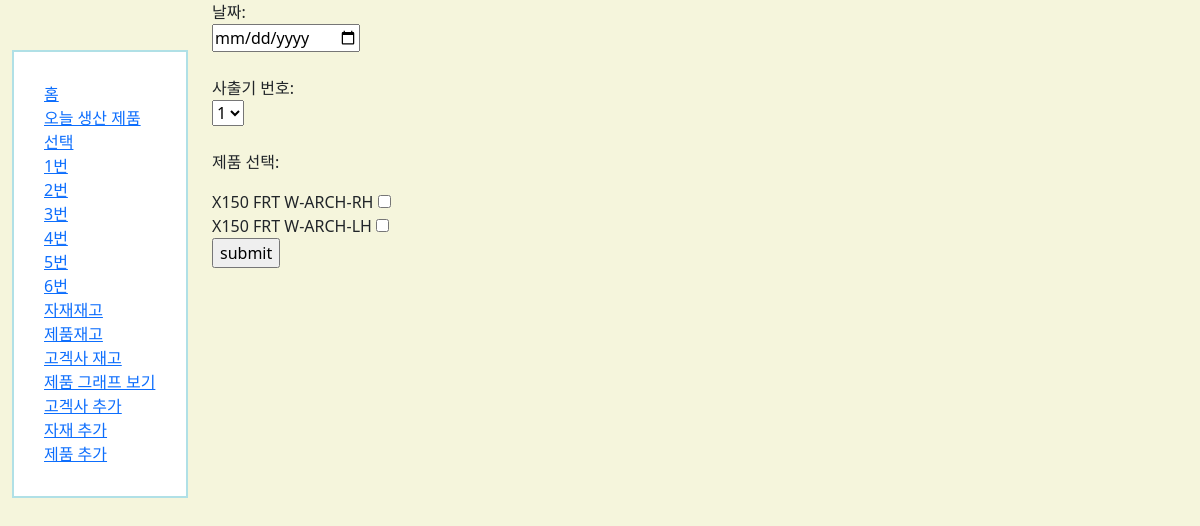
Page /catalog/schedule/ on the earlier database version.
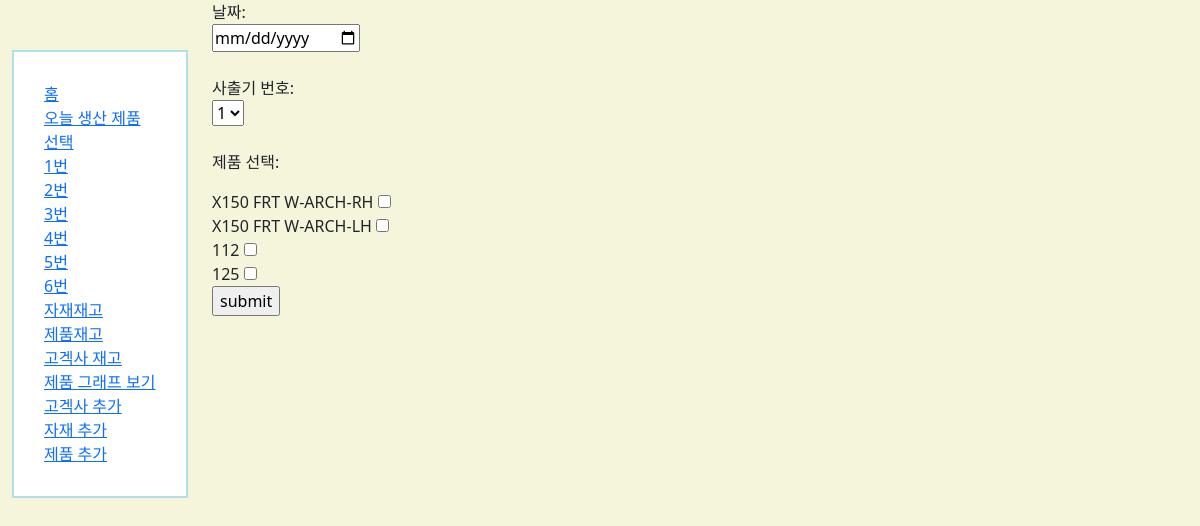
Same page on the later database version.
### catalog/models.py (models this page shows, shortened)
class Product(models.Model):
    client_name = models.ForeignKey('Client', on_delete=models.RESTRICT, blank=True, null=True)
    model = models.CharField(max_length=10, blank=True, null=True)
    product_code = models.CharField(max_length=50, blank=True, null=True)
    product_name = models.CharField(max_length=50, primary_key=True)
    machine_tonnage = models.CharField(max_length=10, blank=True, null=True)
    resin = models.ForeignKey('Resin', on_delete=models.RESTRICT, blank=True, null=True)
    cavity = models.CharField(max_length=50, blank=True, null=True)
    ct = models.CharField(max_length=20, blank=True, null=True)
    week_produce = models.CharField(max_length=10, blank=True, null=True)
    night_produce = models.CharField(max_length=10, blank=True, null=True)
    real_weight = models.CharField(max_length=10, blank=True, null=True)
    weight = models.CharField(max_length=10, blank=True, null=True)

### catalog/views.py (the view)
# urls.py: path('schedule/', views.Schedule, name='schedule'),
def Schedule(request):
    if request.method == "POST":
        inventory_helpers.save_schedule(request.POST)
        return HttpResponseRedirect(reverse('index'))
    else:
        obj = list(Product.objects.all())
        context = {
            "product_list": obj
        }
    return render(request, "catalog/add_schedule.html", context)

### catalog/templates/catalog/add_schedule.html (shortened to what this page needs)
{% extends "base_generic.html" %}
{% block content %}
    <form id="schedule" action="" method="post">
        <label for="order_date">날짜:</label><br>
        <input type="date" name="order_date" id="order_date"><br><br>
        <label for="machine_num">사출기 번호:</label><br>
        <select name="machine_num" id="machine_num">
            <option value="1">1</option>
        </select><br><br>
        <p>제품 선택:</p>
        {% for product in product_list %}
            <label for="{{product.product_name}}">{{product.product_name}}</label>
            <input type="checkbox" id="{{product.product_name}}" name="{{product.product_name}}"><br>
        {% endfor %}
        <input type="submit" value="submit">
    </form>
{% endblock %}

Differences in the rows shown:
added Product: product_name "112"
added Product: product_name "125"
